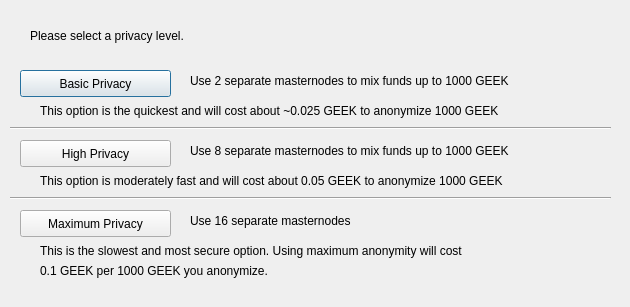
<?xml version="1.0" encoding="UTF-8"?>
<ui version="4.0">
 <class>DarksendConfig</class>
 <widget class="QDialog" name="DarksendConfig">
  <property name="geometry">
   <rect>
    <x>0</x>
    <y>0</y>
    <width>630</width>
    <height>307</height>
   </rect>
  </property>
  <property name="windowTitle">
   <string>Configure PrivateSend</string>
  </property>
  <widget class="QPushButton" name="buttonBasic">
   <property name="geometry">
    <rect>
     <x>20</x>
     <y>70</y>
     <width>151</width>
     <height>27</height>
    </rect>
   </property>
   <property name="text">
    <string>Basic Privacy</string>
   </property>
  </widget>
  <widget class="QPushButton" name="buttonHigh">
   <property name="geometry">
    <rect>
     <x>20</x>
     <y>140</y>
     <width>151</width>
     <height>27</height>
    </rect>
   </property>
   <property name="text">
    <string>High Privacy</string>
   </property>
  </widget>
  <widget class="QPushButton" name="buttonMax">
   <property name="geometry">
    <rect>
     <x>20</x>
     <y>210</y>
     <width>151</width>
     <height>27</height>
    </rect>
   </property>
   <property name="text">
    <string>Maximum Privacy</string>
   </property>
  </widget>
  <widget class="QLabel" name="label">
   <property name="geometry">
    <rect>
     <x>30</x>
     <y>20</y>
     <width>571</width>
     <height>31</height>
    </rect>
   </property>
   <property name="text">
    <string>Please select a privacy level.</string>
   </property>
  </widget>
  <widget class="QLabel" name="label_2">
   <property name="geometry">
    <rect>
     <x>190</x>
     <y>70</y>
     <width>421</width>
     <height>21</height>
    </rect>
   </property>
   <property name="text">
    <string>Use 2 separate masternodes to mix funds up to 1000 GEEK</string>
   </property>
  </widget>
  <widget class="QLabel" name="label_3">
   <property name="geometry">
    <rect>
     <x>190</x>
     <y>140</y>
     <width>411</width>
     <height>21</height>
    </rect>
   </property>
   <property name="text">
    <string>Use 8 separate masternodes to mix funds up to 1000 GEEK</string>
   </property>
  </widget>
  <widget class="QLabel" name="label_4">
   <property name="geometry">
    <rect>
     <x>190</x>
     <y>210</y>
     <width>421</width>
     <height>21</height>
    </rect>
   </property>
   <property name="text">
    <string>Use 16 separate masternodes</string>
   </property>
  </widget>
  <widget class="QLabel" name="label_6">
   <property name="geometry">
    <rect>
     <x>40</x>
     <y>100</y>
     <width>561</width>
     <height>21</height>
    </rect>
   </property>
   <property name="text">
    <string>This option is the quickest and will cost about ~0.025 GEEK to anonymize 1000 GEEK</string>
   </property>
  </widget>
  <widget class="QLabel" name="label_7">
   <property name="geometry">
    <rect>
     <x>40</x>
     <y>170</y>
     <width>561</width>
     <height>21</height>
    </rect>
   </property>
   <property name="text">
    <string>This option is moderately fast and will cost about 0.05 GEEK to anonymize 1000 GEEK</string>
   </property>
  </widget>
  <widget class="QLabel" name="label_8">
   <property name="geometry">
    <rect>
     <x>40</x>
     <y>240</y>
     <width>561</width>
     <height>21</height>
    </rect>
   </property>
   <property name="text">
    <string>This is the slowest and most secure option. Using maximum anonymity will cost</string>
   </property>
  </widget>
  <widget class="QLabel" name="label_9">
   <property name="geometry">
    <rect>
     <x>40</x>
     <y>260</y>
     <width>561</width>
     <height>21</height>
    </rect>
   </property>
   <property name="text">
    <string>0.1 GEEK per 1000 GEEK you anonymize.</string>
   </property>
  </widget>
  <widget class="Line" name="line">
   <property name="geometry">
    <rect>
     <x>10</x>
     <y>120</y>
     <width>601</width>
     <height>16</height>
    </rect>
   </property>
   <property name="orientation">
    <enum>Qt::Horizontal</enum>
   </property>
  </widget>
  <widget class="Line" name="line_2">
   <property name="geometry">
    <rect>
     <x>10</x>
     <y>190</y>
     <width>601</width>
     <height>16</height>
    </rect>
   </property>
   <property name="orientation">
    <enum>Qt::Horizontal</enum>
   </property>
  </widget>
 </widget>
 <resources/>
 <connections/>
</ui>
